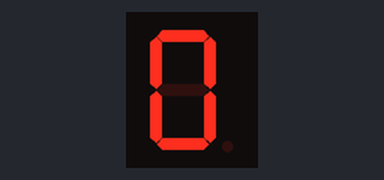
A sketch run on a simulated Arduino Uno, built with avr-gcc and run on an emulated ATmega328P. Parts: 1-digit seven-segment display. Wiring (inferred from the names in the program): 1-digit 7-segment display, segments lit when HIGH: segments pin 6, pin 8, pin 5, pin 9, pin 7, pin 10, pin 11, pin 4. The segment pins are drawn as the display they are named for; what the sketch prints to the serial monitor is not drawn. At 11.0 s the program stops and its outputs stay as they are.

Above: at 0.1 s.
At 1.1 s:
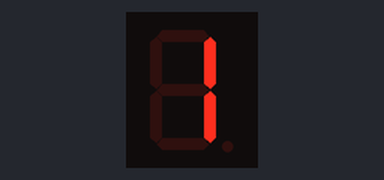
At 2.1 s:
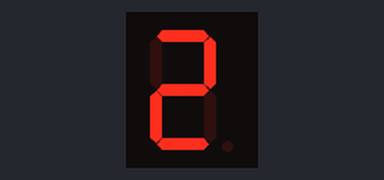
At 3.1 s:
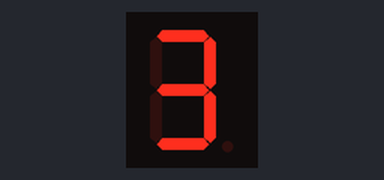
At 5.1 s:
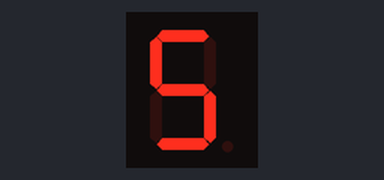
At 7.1 s:
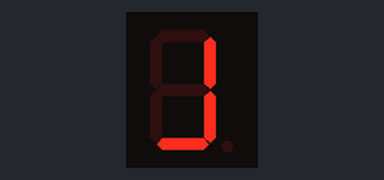

The sketch:

numbers-7-segment-display.ino
```cpp
/*
    ARDUINO 7-Segment Display Sample Code for Arduino UNO R3
    @ Kehiio - Github
*/

 /* Global variables - where each segment (denoted by letters) is connected
    to the board. NOTE: comment shows the letter name of each pin according to
    the pinout image provided.
 */
const int CENTER    = 11; // g
const int TOP_LEFT  = 10; // f
const int TOP_MID   = 9;  // a
const int TOP_RIGHT = 8;  // b
const int BOT_LEFT  = 7;  // e
const int BOT_MID   = 6;  // d
const int BOT_RIGHT = 5;  // c
const int DP        = 4;  // dp

/* clearDisplay() : Turns off all segments of display. */
void clearDisplay(){
  digitalWrite(TOP_LEFT, LOW);
  digitalWrite(TOP_MID, LOW);
  digitalWrite(TOP_RIGHT, LOW);
  digitalWrite(CENTER, LOW);
  digitalWrite(BOT_LEFT, LOW);
  digitalWrite(BOT_MID, LOW);
  digitalWrite(BOT_RIGHT, LOW);
  digitalWrite(DP, LOW);
}

/*  displayDigit(int n): Displays the input digit "n" on the 7-segment display and prints the digit in the terminal.
    int n - Digit to display. Can only be 0-9. Any other numbers will not display and will print error message in the terminal.
    */
void displayDigit(int n){

  // clears display
  clearDisplay();

  // displays number depending on input variable n
  switch(n){
    case 0:
      digitalWrite(TOP_LEFT, HIGH);
      digitalWrite(TOP_MID, HIGH);
      digitalWrite(TOP_RIGHT, HIGH);
      digitalWrite(BOT_LEFT, HIGH);
      digitalWrite(BOT_MID, HIGH);
      digitalWrite(BOT_RIGHT, HIGH);
      break;

    case 1:
      digitalWrite(TOP_RIGHT, HIGH);
      digitalWrite(BOT_RIGHT, HIGH);
      break;

    case 2:
      digitalWrite(TOP_MID, HIGH);
      digitalWrite(TOP_RIGHT, HIGH);
      digitalWrite(CENTER, HIGH);
      digitalWrite(BOT_LEFT, HIGH);
      digitalWrite(BOT_MID, HIGH);
      break;

    case 3:
      digitalWrite(TOP_MID, HIGH);
      digitalWrite(TOP_RIGHT, HIGH);
      digitalWrite(CENTER, HIGH);
      digitalWrite(BOT_RIGHT, HIGH);
      digitalWrite(BOT_MID, HIGH);
      break;

    case 4:
      digitalWrite(TOP_LEFT, HIGH);
      digitalWrite(TOP_RIGHT, HIGH);
      digitalWrite(CENTER, HIGH);
      digitalWrite(BOT_RIGHT, HIGH);
      break;

    case 5:
      digitalWrite(TOP_MID, HIGH);
      digitalWrite(TOP_LEFT, HIGH);
      digitalWrite(CENTER, HIGH);
      digitalWrite(BOT_RIGHT, HIGH);
      digitalWrite(BOT_MID, HIGH);
      break;

    case 6:
      digitalWrite(TOP_MID, HIGH);
      digitalWrite(TOP_LEFT, HIGH);
      digitalWrite(CENTER, HIGH);
      digitalWrite(BOT_LEFT, HIGH);
      digitalWrite(BOT_MID, HIGH);
      digitalWrite(BOT_RIGHT, HIGH);
      break;

    case 7:
      digitalWrite(TOP_MID, HIGH);
      digitalWrite(TOP_RIGHT, HIGH);
      digitalWrite(BOT_RIGHT, HIGH);
      break;

    case 8:
      digitalWrite(TOP_RIGHT, HIGH);
      digitalWrite(TOP_MID, HIGH);
      digitalWrite(TOP_LEFT, HIGH);
      digitalWrite(CENTER, HIGH);
      digitalWrite(BOT_LEFT, HIGH);
      digitalWrite(BOT_MID, HIGH);
      digitalWrite(BOT_RIGHT, HIGH);
      break;

    case 9:
      digitalWrite(TOP_RIGHT, HIGH);
      digitalWrite(TOP_MID, HIGH);
      digitalWrite(TOP_LEFT, HIGH);
      digitalWrite(CENTER, HIGH);
      digitalWrite(BOT_RIGHT, HIGH);
      digitalWrite(BOT_MID, HIGH);
      break;


    default:
    // print error
    Serial.print("Invalid number error: ");
    Serial.println(n);

  }


}


void setup() {
  // setup serial communication
  Serial.begin(9600);

  // set all pins to output mode
  pinMode(CENTER, OUTPUT);
  pinMode(TOP_LEFT, OUTPUT);
  pinMode(TOP_MID, OUTPUT);
  pinMode(TOP_RIGHT, OUTPUT);
  pinMode(BOT_LEFT, OUTPUT);
  pinMode(BOT_MID, OUTPUT);
  pinMode(BOT_RIGHT, OUTPUT);
  pinMode(DP, OUTPUT);

}

void loop() {
  // Loop through numbers 0-10 with 1 second delay, printing an error to the serial monitor panel at 10.
  for (int i = 0; i <= 10; i++){
    displayDigit(i);
    delay(1000);

  }
  clearDisplay();
  exit(0);

}
```

Measured:
- what the display in image 1 shows lasts 1.0 s, from 1.0 s to 2.0 s
